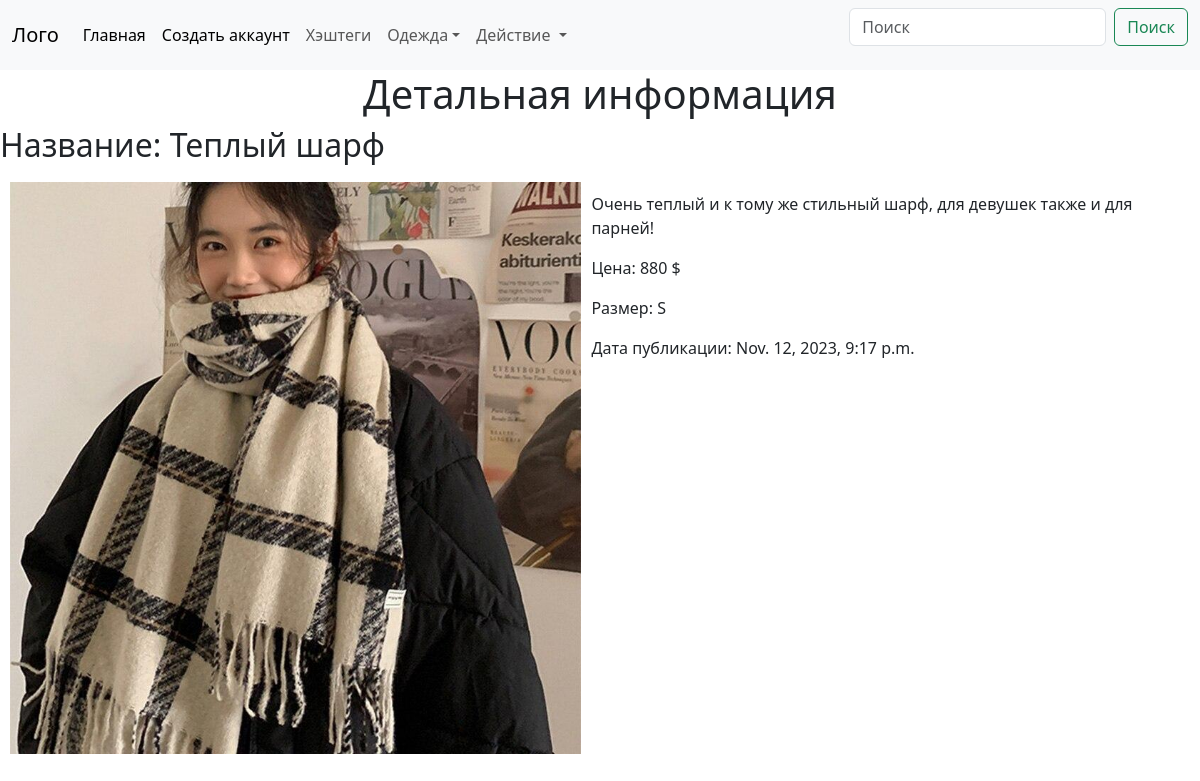
Page /cloth/cloth_detail/4/ on the committed database.
### cloth/models.py (models this page shows, shortened)
class ProductCL(models.Model):
    SEX = (
        ("Not Indicated", "Not Indicated"),
        ("men", "men"),
        ("women", "Women"),
        ("Uni", "Uni"),
        ("Kids", "Kids")
    )
    SIZES = (
        ("S", "S"),
        ("M", "M"),
        ("L", "L"),
        ("XL", "XL"),
        ("XXL", "XXL"),
        ("All sizes available", "All sizes available")
    )
    name = models.CharField(max_length=100)
    image = models.ImageField(upload_to="")
    description = models.TextField(blank=True)
    sex = models.CharField(max_length=100, choices=SEX, default=SEX[0])
    size = models.CharField(max_length=25, choices=SIZES, default=SIZES[0])
    price = models.CharField(max_length=20)
    tag = models.ManyToManyField(TagCL, related_name="content_name")
    created_at = models.DateTimeField(auto_now_add=True)

### cloth/views.py (the view)
# urls.py: path('cloth/cloth_detail/<int:id>/', views.ClothDetailView.as_view(), name="cloth_detail"),
class ClothDetailView(DetailView):
    template_name = "cloth/cloth_detail.html"
    def get_object(self):
        cloth_id = self.kwargs.get("id")
        return get_object_or_404(ProductCL, id=cloth_id)

### templates/cloth/cloth_detail.html (shortened to what this page needs)
{% include 'header.html' %}
<html lang="en">
<head>
</head>
<body>
   <center><h1>Детальная информация</h1></center>
    <h2>Название: {{ object.name }}</h2>
    <div class="details">
        <div class="img_cloth_detail">
    <img  src="{{ object.image.url }}"  alt="{{ object.title }}">
        </div>
        <div class="details_desc">
            {{ object.description }}
             <p>Цена: {{object.price}} $</p>
                <p class="card-text">Размер: {{object.size}}</p>
    <p>Дата публикации:  {{ object.created_at }}</p>
        </div>
    </div>
</body>
</html>
{% include 'footer.html' %}

### static/css/style.css (style rules this page uses)
* { box-sizing:border-box; }
img { width:100% !important; }
.details_desc { padding: 10px }
.details { display: flex; padding: 10px }
.img_cloth_detail { width: 50% }

### rows in the picture
ProductCL: name "Теплый шарф", image (picture), description "Очень теплый и к тому же стильный шарф, для девушек также и для парней!", price "880", size "S", created_at "Nov. 12, 2023, 9:17 p.m."
